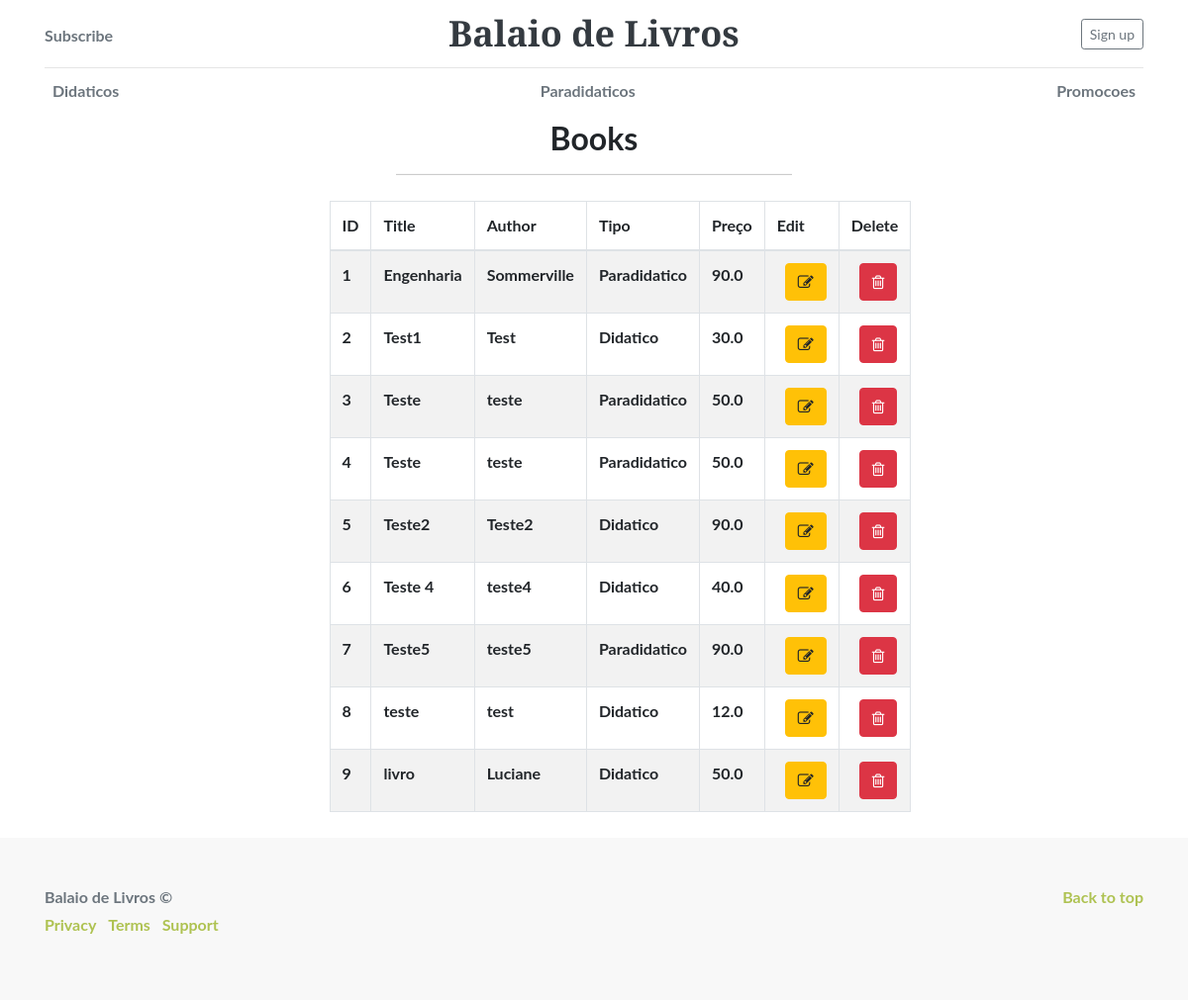
The app's page /listbooks with its own data.
### app/models/tables.py (models this page shows, shortened)
class Book(db.Model):
    __tablename__ = "books"
    __searchable__ = ['title', 'author','school', 'translateversion', 'price', 'type']
    id = db.Column(db.Integer, primary_key=True, nullable=False)
    title = db.Column(db.String(80), nullable=False)
    author = db.Column(db.String(80), nullable=False)
    serie = db.Column(db.String(80), nullable=False)
    school = db.Column(db.String(80), nullable=False)
    edition =   db.Column(db.String(80), nullable=False)
    translateversion = db.Column(db.String(80))
    phisicalstate = db.Column(db.Text, nullable=False)
    type = db.Column(db.String(80), nullable=False)
    price = db.Column(db.Float)
    user_cpf = db.Column(db.Integer, db.ForeignKey("users.cpfuser"))
    user = db.relationship('User', foreign_keys = user_cpf)

### app/controllers/bookController.py (the view)
@app.route("/listbooks",  methods = ["GET", "POST"])
def listbooks():
    books = tables.Book.query.all()
    return render_template("listbooks.html", books=books)

### app/templates/listbooks.html (shortened to what this page needs)
{% extends "base.html" %}
{% block content %}
      <h2 style="text-align:center;">Books</h2>
        {% if books %}
          <hr class="intro-divider">
          <div class="center">
            <table class="table table-striped table-bordered">
              <thead>
                <tr>
                  <th width="5%"> ID </th>
                  <th width="20%"> Title </th>
                  <th width="15%"> Author </th>
                  <th width="25%"> Tipo </th>
                  <th width="15%"> Preço </th>
                  <th width="10%"> Edit </th>
                  <th width="10%"> Delete </th>
                </tr>
              </thead>
              <tbody>
              {% for book in books %}
                <tr>
                  <td> {{ book.id }} </td>
                  <td> {{ book.title }} </td>
                  <td> {{ book.author }} </td>
                  <td> {{ book.type }} </td>
                  <td> {{ book.price }} </td>
                  <td>
                    <a href="#" class="btn btn-warning" style="margin-left: 8px;"><i class="fa fa-pencil-square-o" aria-hidden="true"></i></a>
                  </td>
                  <td>
                    <a href="#" class="btn btn-danger" style="margin-left: 8px;"><i class="fa fa-trash-o" aria-hidden="true"></i> </a>
                  </td>
                </tr>
              {% endfor %}
              </tbody>
            </table>
          </div>
        {% else %}
          <div style="text-align: center">
            <h3> No books have been added. </h3>
        {% endif %}
        </div>
{% endblock %}

### app/templates/base.html (shortened to what this page needs)
<!doctype html>
<html lang="pt-br">
  <head>
    <link href="{{url_for('static', filename= 'css/bootstrap.min.css')}}" rel="stylesheet" >
    <link href="https://maxcdn.bootstrapcdn.com/font-awesome/4.7.0/css/font-awesome.min.css" rel="stylesheet">
    <link href="{{url_for('static', filename= 'css/style2.css')}}" rel="stylesheet">
  </head>
  <body>
      <div class="container">
          <header class="home-header py-3">
            <div class="row flex-nowrap justify-content-between align-items-center">
              <div class="col-4 pt-1">
                <a class="text-muted" href="#">Subscribe</a>
              </div>
              <div class="col-4 text-center">
                <a class="home-header-logo text-dark" href="#">Balaio de Livros</a>
              </div>
              <div class="col-4 d-flex justify-content-end align-items-center">
                <a class="btn btn-sm btn-outline-secondary" href="#">Sign up</a>
              </div>
            </div>
          </header>
          <div class="nav-scroller py-1 mb-2">
            <nav class="nav d-flex justify-content-between">
              <a class="p-2 text-muted" href="#">Didaticos</a>
              <a class="p-2 text-muted" href="#">Paradidaticos</a>
              <a class="p-2 text-muted" href="#">Promocoes</a>
            </nav>
          </div>
          {% block content %}
          {% endblock %}
          <footer class="text-muted">
              <div class="container">
                <p class="float-right">
                  <a href="#">Back to top</a>
                </p>
                <p>Balaio de Livros &copy; </p>
                  <ul class="list-inline">
                        <li class="list-inline-item"><a href="#">Privacy</a></li>
                        <li class="list-inline-item"><a href="#">Terms</a></li>
                        <li class="list-inline-item"><a href="#">Support</a></li>
                  </ul>
              </div>
            </footer>
  </body>
</html>

### app/static/css/style2.css (style rules this page uses)
.home-header { line-height: 1; border-bottom: 1px solid #e5e5e5; }
.home-header-logo { font-family: "Playfair Display", Georgia, "Times New Roman", serif; font-size: 2.25rem; }
.nav-scroller { position: relative; z-index: 2; height: 2.75rem; overflow-y: hidden; }
.nav-scroller .nav { display: -webkit-box; display: -ms-flexbox; display: flex; -ms-flex-wrap: nowrap; flex-wrap: nowrap; padding-bottom: 1rem; margin-top: -1px; overflow-x: auto; text-align: center; white-space: nowrap; -webkit-overflow-scrolling: touch; }
body, html { width: 100%; height: 100%; }
body, h1, h2, h3 { font-family: "Lato", "Helvetica Neue", Helvetica, Arial, sans-serif; font-weight: 700; }
a, .navbar-default .navbar-brand, .navbar-default .navbar-nav>li>a { color: #aec251; }
footer { padding: 50px 0; background-color: #f8f8f8; }
.center { margin: auto; width: 50%; padding: 10px; }
.intro-divider { width: 400px; border-top: 1px solid #f8f8f8; border-bottom: 1px solid rgba(0,0,0,0.2); }
footer { padding-top: 3rem; padding-bottom: 3rem; }
footer p { margin-bottom: .25rem; }

### records on screen
Book: id "1", title "Engenharia", author "Sommerville", type "Paradidatico", price "90.0"
Book: id "2", title "Test1", author "Test", type "Didatico", price "30.0"
Book: id "3", title "Teste", author "teste", type "Paradidatico", price "50.0"
Book: id "4", title "Teste", author "teste", type "Paradidatico", price "50.0"
Book: id "5", title "Teste2", author "Teste2", type "Didatico", price "90.0"
Book: id "6", title "Teste 4", author "teste4", type "Didatico", price "40.0"
Book: id "7", title "Teste5", author "teste5", type "Paradidatico", price "90.0"
Book: id "8", title "teste", author "test", type "Didatico", price "12.0"
Book: id "9", title "livro", author "Luciane", type "Didatico", price "50.0"
